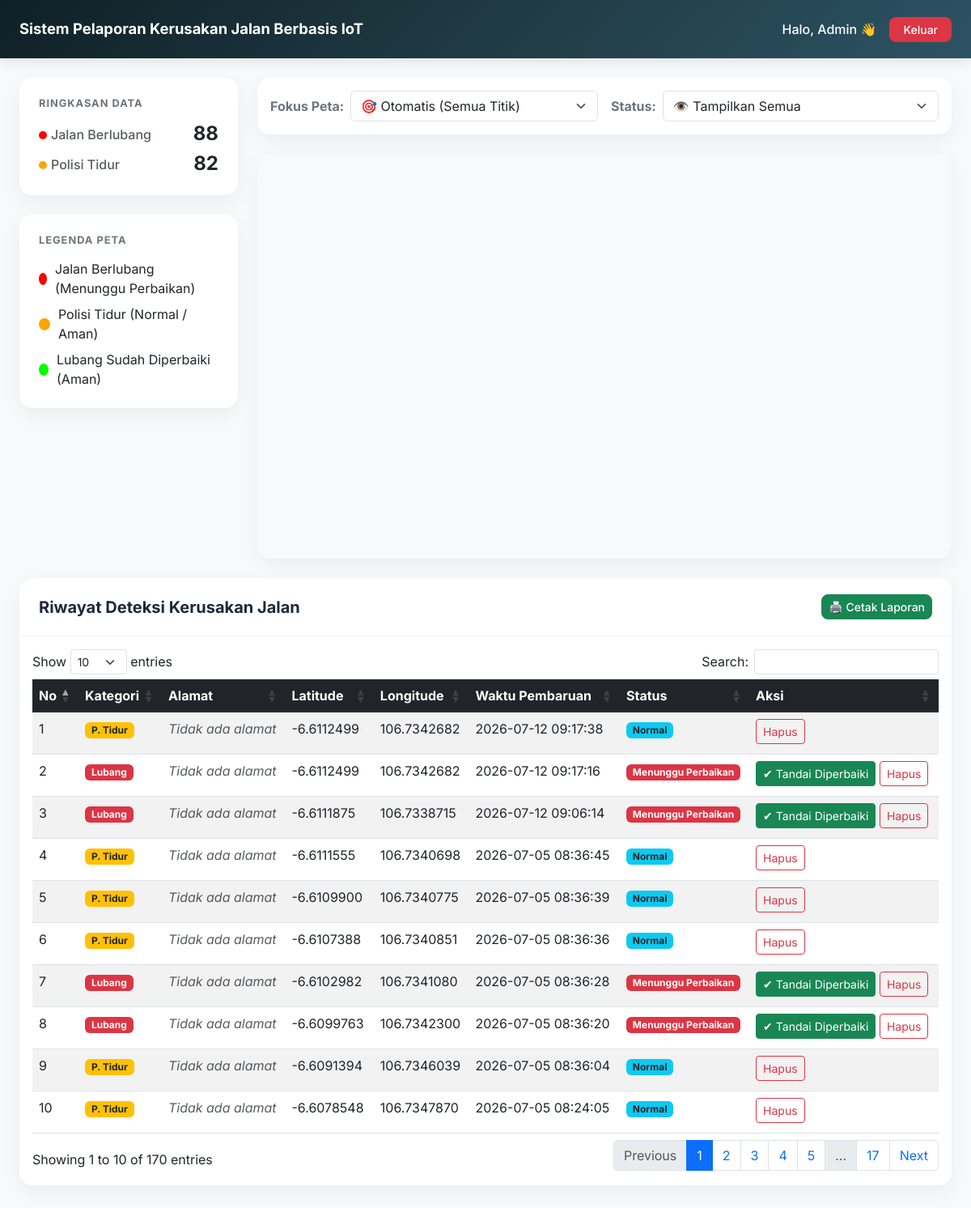
Page /index.php (signed in) on the committed database.
### tables this page shows
CREATE TABLE `titik_kerusakan` (
  `id` int NOT NULL,
  `latitude` decimal(10,7) NOT NULL,
  `longitude` decimal(11,7) NOT NULL,
  `kategori` varchar(20) NOT NULL,
  `total_terdeteksi` int DEFAULT '1',
  `terakhir_dideteksi` timestamp NULL DEFAULT CURRENT_TIMESTAMP ON UPDATE CURRENT_TIMESTAMP,
  `status_perbaikan` varchar(20) DEFAULT 'Menunggu',
  `alamat` text
);

### index.php (the view, shortened to what this page needs)
<?php
$isAdmin = isset($_SESSION['is_admin']) && $_SESSION['is_admin'] === true;
require 'koneksi.php';
try {
    $stmt = $pdo->query("SELECT * FROM titik_kerusakan ORDER BY terakhir_dideteksi DESC");
    $daftar_jalan = $stmt->fetchAll(PDO::FETCH_ASSOC);
    $total_lubang = 0;
    $total_ptidur = 0;
    foreach($daftar_jalan as $jalan) {
        if ($jalan['kategori'] === 'Lubang') $total_lubang++;
        elseif ($jalan['kategori'] === 'P. Tidur') $total_ptidur++;
    }
} catch (PDOException $e) {
    die("Gagal memuat database: " . $e->getMessage());
}
?>
<!DOCTYPE html>
<html lang="id">
<head>
    <link href="https://cdn.jsdelivr.net/npm/bootstrap@5.3.0/dist/css/bootstrap.min.css" rel="stylesheet">
    <link href="https://cdn.datatables.net/1.13.6/css/dataTables.bootstrap5.min.css" rel="stylesheet">
</head>
<body class="bg-light">
    <nav class="navbar navbar-dark navbar-custom mb-4 no-print py-3">
        <div class="container-fluid px-4 flex-column flex-md-row align-items-start align-items-md-center gap-3">
            <span class="navbar-brand mb-0 h4 fw-bold text-wrap lh-base" style="font-size: 1.15rem;">Sistem Pelaporan Kerusakan Jalan Berbasis IoT</span>
            <div class="d-flex align-items-center">
                <?php if($isAdmin): ?>
                    <span class="navbar-text me-3 text-white fw-medium">Halo, <?php echo htmlspecialchars($_SESSION['nama_admin']); ?> 👋</span>
                    <a href="logout.php" class="btn btn-danger btn-sm btn-modern px-3">Keluar</a>
                <?php else: ?>
                    <button onclick="window.location.href='login.php';" class="btn btn-light btn-sm btn-modern px-3 text-dark fw-bold">Login Admin</button>
                <?php endif; ?>
            </div>
        </div>
    </nav>
    <div class="container-fluid px-4">
        <div class="row no-print mb-4">
            <div class="col-md-3 mb-3">
                <div class="card modern-card card-body mb-4 p-4">
                    <h6 class="card-title text-secondary fw-bold text-uppercase mb-3" style="font-size: 0.8rem; letter-spacing: 1px;">Ringkasan Data</h6>
                    <div class="d-flex flex-column gap-2">
                        <div class="d-flex justify-content-between align-items-center">
                            <span class="text-muted fw-medium"><span style="display:inline-block; width:10px; height:10px; background:red; border-radius:50%; margin-right:5px;"></span>Jalan Berlubang</span>
                            <h4 class="fw-bold mb-0 text-dark"><?php echo $total_lubang; ?></h4>
                        </div>
                        <div class="d-flex justify-content-between align-items-center">
                            <span class="text-muted fw-medium"><span style="display:inline-block; width:10px; height:10px; background:orange; border-radius:50%; margin-right:5px;"></span>Polisi Tidur</span>
                            <h4 class="fw-bold mb-0 text-dark"><?php echo $total_ptidur; ?></h4>
                        </div>
                    </div>
                </div>
                <div class="card modern-card card-body p-4">
                    <h6 class="card-title text-secondary fw-bold text-uppercase mb-3" style="font-size: 0.8rem; letter-spacing: 1px;">Legenda Peta</h6>
                    <div class="d-flex align-items-center mb-2">
                        <div style="width: 15px; height: 15px; background: red; border-radius: 50%; margin-right: 10px;"></div>
                        <span>Jalan Berlubang (Menunggu Perbaikan)</span>
                    </div>
                    <div class="d-flex align-items-center mb-2">
                        <div style="width: 15px; height: 15px; background: orange; border-radius: 50%; margin-right: 10px;"></div>
                        <span>Polisi Tidur (Normal / Aman)</span>
                    </div>
                    <div class="d-flex align-items-center">
                        <div style="width: 15px; height: 15px; background: #00FF00; border-radius: 50%; margin-right: 10px;"></div>
                        <span>Lubang Sudah Diperbaiki (Aman)</span>
                    </div>
                </div>
            </div>
            <div class="col-md-9">
                <div class="card mb-4 modern-card no-print">
                    <div class="card-body d-flex align-items-center p-3 gap-3">
                        <div class="d-flex align-items-center w-50">
                            <label for="filterWilayah" class="fw-bold me-2 text-secondary text-nowrap">Fokus Peta:</label>
                            <select id="filterWilayah" class="form-select" onchange="pindahLokasi()">
                                <option value="auto" selected>🎯 Otomatis (Semua Titik)</option>
                            </select>
                        </div>
                        <div class="d-flex align-items-center w-50">
                            <label for="filterStatus" class="fw-bold me-2 text-secondary text-nowrap">Status:</label>
                            <select id="filterStatus" class="form-select" onchange="filterMarker()">
                                <option value="semua" selected>👁️ Tampilkan Semua</option>
                            </select>
                        </div>
                    </div>
                </div>
                <div id="map"></div>
            </div>
        </div>
        <div class="row">
            <div class="col-12">
                <div class="card modern-card mb-5">
                    <div class="card-header-modern d-flex justify-content-between align-items-center">
                        <h5 class="mb-0 fw-bold">Riwayat Deteksi Kerusakan Jalan</h5>
                        <?php if($isAdmin): ?>
                            <a href="cetak_laporan.php" target="_blank" class="btn btn-success btn-sm btn-modern no-print">🖨️ Cetak Laporan</a>
                        <?php endif; ?>
                    </div>
                    <div class="card-body p-3 table-responsive">
                        <table id="tabelRiwayat" class="table table-hover table-striped mb-0 w-100">
                            <thead class="table-dark">
                                <tr>
                                    <th>No</th><th>Kategori</th><th>Alamat</th><th>Latitude</th><th>Longitude</th>
                                    <th>Waktu Pembaruan</th>
                                    <th>Status</th>
                                    <?php if($isAdmin): ?><th class="no-print">Aksi</th><?php endif; ?>
                                </tr>
                            </thead>
                            <tbody>
                                <?php $no = 1; foreach ($daftar_jalan as $row):
                                    $status_jalan = isset($row['status_perbaikan']) ? $row['status_perbaikan'] : 'Menunggu';
                                    if ($row['kategori'] == 'P. Tidur') {
                                        $status_jalan = 'Normal';
                                    }
                                ?>
                                <tr id="row-<?php echo $row['id']; ?>" class="clickable-row" onclick="fokusKeMap(<?php echo $row['id']; ?>)" title="Klik untuk melihat posisi di peta">
                                    <td><?php echo $no++; ?></td>
                                    <td><span class="badge <?php echo ($row['kategori'] == 'Lubang') ? 'bg-danger' : 'bg-warning text-dark'; ?>"><?php echo htmlspecialchars($row['kategori']); ?></span></td>
                                    <td><?php
                                        if (isset($row['alamat']) && !empty($row['alamat'])) {
                                            $parts = explode(',', $row['alamat']);
                                            echo htmlspecialchars(trim($parts[0]));
                                        } else {
                                            echo '<i class="text-muted">Tidak ada alamat</i>';
                                        }
                                    ?></td>
                                    <td><?php echo htmlspecialchars($row['latitude']); ?></td>
                                    <td><?php echo htmlspecialchars($row['longitude']); ?></td>
                                    <td><?php echo htmlspecialchars($row['terakhir_dideteksi']); ?></td>
                                    <td>
                                        <?php
                                            $warna_badge = 'bg-secondary';
                                            if ($status_jalan == 'Menunggu') $warna_badge = 'bg-danger';
                                            if ($status_jalan == 'Normal') $warna_badge = 'bg-info text-dark';
                                        ?>
                                        <span class="badge <?php echo $warna_badge; ?>">
                                            <?php
                                                if ($status_jalan == 'Menunggu') {
                                                    echo 'Menunggu Perbaikan';
                                                } elseif ($status_jalan == 'Selesai') {
                                                    echo 'Sudah Diperbaiki';
                                                } else {
                                                    echo htmlspecialchars($status_jalan);
                                                }
                                            ?>
                                        </span>
                                    </td>
                                    <?php if($isAdmin): ?>
                                    <td class="no-print">
                                        <?php if($status_jalan == 'Menunggu' && $row['kategori'] != 'P. Tidur'): ?>
                                            <a href="update_status.php?id=<?php echo $row['id']; ?>&status=Selesai" class="btn btn-sm btn-success mb-1" onclick="event.stopPropagation(); return confirm('Tandai jalan ini sudah diperbaiki?')">✔ Tandai Diperbaiki</a>
                                        <?php elseif($status_jalan == 'Selesai'): ?>
                                            <a href="update_status.php?id=<?php echo $row['id']; ?>&status=Menunggu" class="btn btn-sm btn-outline-secondary mb-1" onclick="event.stopPropagation();">Batal Selesai</a>
                                        <?php endif; ?>
                                        <a href="hapus.php?id=<?php echo $row['id']; ?>" class="btn btn-sm btn-outline-danger mb-1" onclick="event.stopPropagation(); return confirm('Yakin hapus data ini?')">Hapus</a>
                                    </td>
                                    <?php endif; ?>
                                </tr>
                                <?php endforeach; ?>
                            </tbody>
                        </table>
                    </div>
                </div>
            </div>
        </div>
    </div>
</body>
</html>

### index.php (style rules this page uses)
body { font-family: 'Inter', sans-serif; background-color: #f8fafc !important; }
.navbar-custom { background: linear-gradient(135deg, #0f2027 0%, #203a43 50%, #2c5364 100%); box-shadow: 0 4px 15px rgba(0,0,0,0.1); }
.modern-card { border: none; border-radius: 16px; box-shadow: 0 8px 25px rgba(0,0,0,0.05); transition: transform 0.3s ease, box-shadow 0.3s ease; background: rgba(255, 255, 255, 0.98); }
.card-header-modern { background-color: transparent; border-bottom: 1px solid rgba(0,0,0,0.05); padding: 20px 24px; color: #1e293b; }
.btn-modern { border-radius: 8px; font-weight: 500; transition: all 0.2s; }
#map { height: 500px; border-radius: 16px; box-shadow: 0 8px 25px rgba(0,0,0,0.05); }
.clickable-row { cursor: pointer; transition: background-color 0.2s; }

### rows in the picture
titik_kerusakan: kategori "P. Tidur", shows "Tidak ada alamat", latitude "-6.6112499", longitude "106.7342682", terakhir_dideteksi "2026-07-12 09:17:38", kategori "Normal"
titik_kerusakan: kategori "Lubang", shows "Tidak ada alamat", latitude "-6.6112499", longitude "106.7342682", terakhir_dideteksi "2026-07-12 09:17:16", status_perbaikan "Menunggu Perbaikan"
titik_kerusakan: kategori "Lubang", shows "Tidak ada alamat", latitude "-6.6111875", longitude "106.7338715", terakhir_dideteksi "2026-07-12 09:06:14", status_perbaikan "Menunggu Perbaikan"
titik_kerusakan: kategori "P. Tidur", shows "Tidak ada alamat", latitude "-6.6111555", longitude "106.7340698", terakhir_dideteksi "2026-07-05 08:36:45", kategori "Normal"
titik_kerusakan: kategori "P. Tidur", shows "Tidak ada alamat", latitude "-6.6109900", longitude "106.7340775", terakhir_dideteksi "2026-07-05 08:36:39", kategori "Normal"
titik_kerusakan: kategori "P. Tidur", shows "Tidak ada alamat", latitude "-6.6107388", longitude "106.7340851", terakhir_dideteksi "2026-07-05 08:36:36", kategori "Normal"
titik_kerusakan: kategori "Lubang", shows "Tidak ada alamat", latitude "-6.6102982", longitude "106.7341080", terakhir_dideteksi "2026-07-05 08:36:28", status_perbaikan "Menunggu Perbaikan"
titik_kerusakan: kategori "Lubang", shows "Tidak ada alamat", latitude "-6.6099763", longitude "106.7342300", terakhir_dideteksi "2026-07-05 08:36:20", status_perbaikan "Menunggu Perbaikan"
titik_kerusakan: kategori "P. Tidur", shows "Tidak ada alamat", latitude "-6.6091394", longitude "106.7346039", terakhir_dideteksi "2026-07-05 08:36:04", kategori "Normal"
titik_kerusakan: kategori "P. Tidur", shows "Tidak ada alamat", latitude "-6.6078548", longitude "106.7347870", terakhir_dideteksi "2026-07-05 08:24:05", kategori "Normal"

### other values in the picture
$_SESSION['nama_admin'] "Admin"
$total_lubang "88"
$total_ptidur "82"
